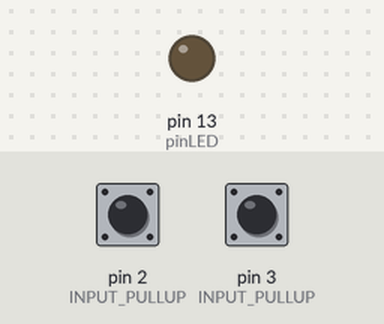
The sketch below on a simulated Arduino Uno, built with avr-gcc and run on an emulated ATmega328P. Shown: output pins drawn as LEDs (lit = HIGH). The test bench sets the inputs (shaded band); at power-on: pin 2 (INPUT_PULLUP) HIGH, pin 3 (INPUT_PULLUP) HIGH.

Above: at 1.2 s.
1.3 s: pin 2 (INPUT_PULLUP) pulled LOW for 0.15 s
At 2.0 s:
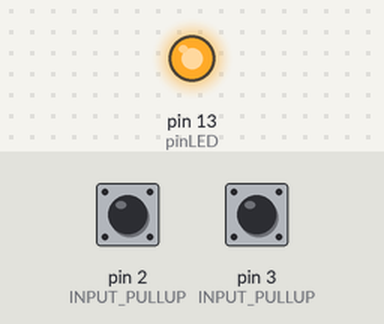
3.0 s: pin 3 (INPUT_PULLUP) pulled LOW for 0.15 s
At 4.2 s:
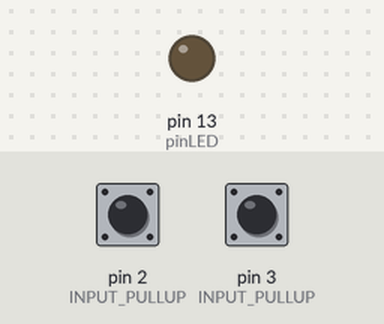
4.6 s: pin 2 (INPUT_PULLUP) pulled LOW for 1 s
At 5.8 s:
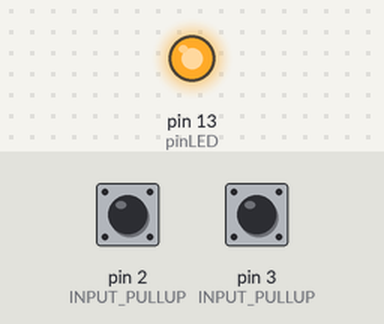
Timing chart, 0 to 7.6 s (numbered marks = the images above; inputs shaded):
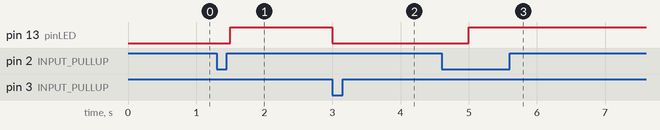

Measured:
- after the input at 1.3 s, pin 13 (pinLED): LOW → HIGH after 0.20 s
- after the input at 3.0 s, pin 13 (pinLED): HIGH → LOW at once
- after the input at 4.6 s, pin 13 (pinLED): LOW → HIGH after 0.40 s

The sketch:

sketch_oct27e.ino
```cpp
const byte pinLED = 13;
volatile int stateLED = LOW;

void setup() {
  pinMode(pinLED, OUTPUT);
  pinMode(2,2); //INPUT_PULLUP =2
  pinMode(3,2); //INPUT_PULLUP
  attachInterrupt(0, btnUp, FALLING);
  attachInterrupt(1, btnDown, FALLING);
}
void loop() {
  digitalWrite(pinLED, stateLED);
  delay(500);
}
void btnUp() {
  stateLED = HIGH;
}
void btnDown() {
  stateLED = LOW;
}
```
